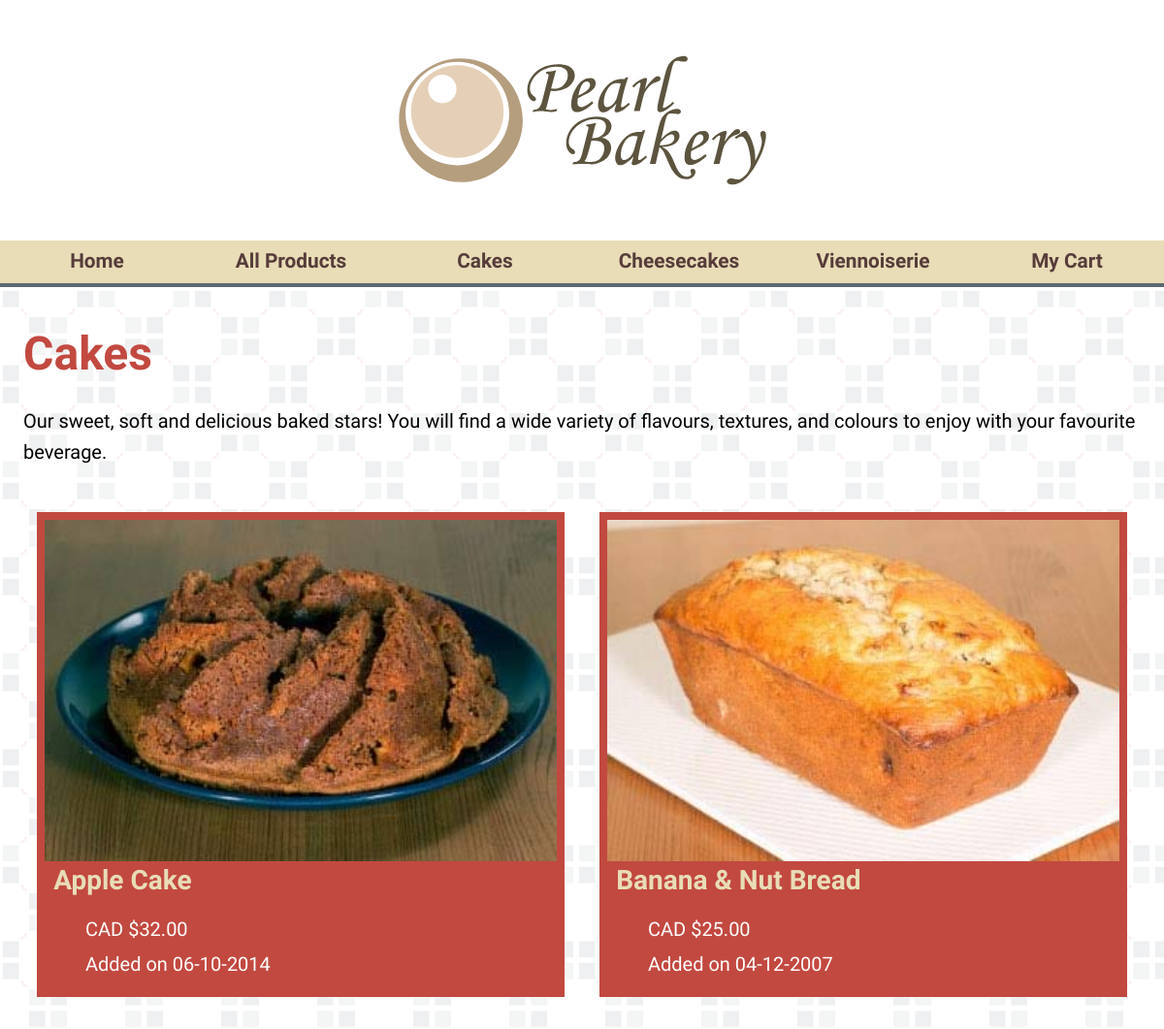
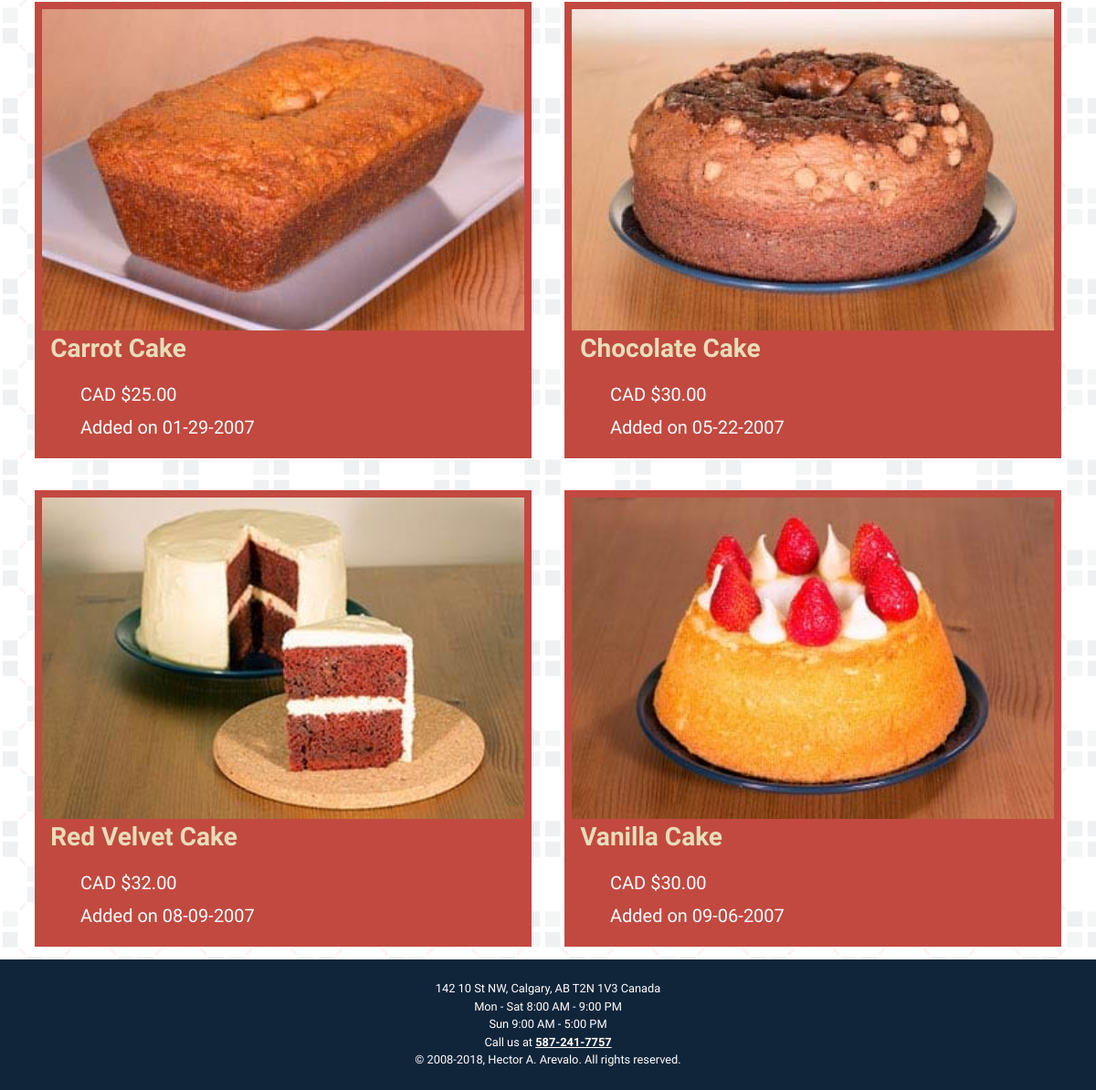
/products.php?category=cake, run on the app's committed database (2 pictures, top to bottom).
### tables this page shows
CREATE TABLE `products` (
  `id` tinyint(4) NOT NULL,
  `category` char(30) NOT NULL,
  `date` datetime NOT NULL,
  `product` char(60) NOT NULL,
  `description` varchar(500) NOT NULL,
  `ingredients` varchar(400) NOT NULL,
  `price` decimal(4,2) NOT NULL,
  `image` char(60) NOT NULL,
  `thumbnail` char(60) NOT NULL,
  `alt` char(140) NOT NULL,
  `size` varchar(100) NOT NULL,
  `servings` varchar(100) NOT NULL
);

### products.php (the view, shortened to what this page needs)
<?php
		if(isset($_GET['sort'])){
			$url=$_GET['sort'];
			$title="Products";
		}else if (isset($_GET['category'])){
			$url=$_GET['category'];
			if($url=="cake"){
				$title="Cakes";
			}else if($url=="cheesecake"){
				$title="Cheesecakes";
			}else if($url=="viennoiserie"){
				$title="Viennoiserie";
			}else{
				header("Location: products.php?sort=name");
			}
		}else{
			header("Location: products.php?sort=name");
		}
	require('includes/header.php');
	$sortParagraph = "<h1>".$title."</h1>
	<p>We offer a variety of baked goods, from delicious cakes to flaky croissants, we have the ideal pastry for special moments or just to satisfy your sweet craving.</p>
	<p>Uncertain of what kind of pastry do you want? Select one of the following sorting options:
		<a href=\"products.php?sort=price\">Price</a>,
		<a href=\"products.php?sort=name\">name</a>, or
		<a href=\"products.php?sort=date\">date added</a>.</p>
<div class=\"grid\">";
if($url=="price"){
			echo $sortParagraph;
			$query = "SELECT id,thumbnail,product,date,price,alt FROM products ORDER BY price ASC";
			$result = mysqli_query($connection,$query);
			if(mysqli_num_rows($result)>0){
				while ($row=mysqli_fetch_array($result)){
					echo '<article><a href="product-detail.php?id='
					.$row['id'].
					'"><img src="images/thumbs/'
					.$row['thumbnail'].
					'" alt="'
					.$row['alt'].
					'"><h2>'
					.$row['product'].
					'</h2></a><ul><li>CAD $'
					.$row['price'].
					'</li><li>Added on '
					.date('m-d-Y',strtotime($row['date'])).
					'</li></ul></article>';}
			}else{
				echo "<p>No products found.</p>";
			}
}else if($url=="cake"){
			echo "<h1>".$title."</h1>";
			echo "<p>Our sweet, soft and delicious baked stars! You will find a wide variety of flavours, textures, and colours to enjoy with your favourite beverage.</p>";
			echo "<div class=\"grid\">";
			$query = "SELECT id,thumbnail,product,date,price,alt FROM products WHERE category='Cake' ORDER BY product ASC";
			$result = mysqli_query($connection,$query);
			if(mysqli_num_rows($result)>0){
				while ($row=mysqli_fetch_array($result)){
					echo '<article><a href="product-detail.php?id='
					.$row['id'].
					'"><img src="images/thumbs/'
					.$row['thumbnail'].
					'" alt="'
					.$row['alt'].
					'"><h2>'
					.$row['product'].
					'</h2></a><ul><li>CAD $'
					.$row['price'].
					'</li><li>Added on '
					.date('m-d-Y',strtotime($row['date'])).
					'</li></ul></article>';}
			}else{
				echo "<p>No products found.</p>";
			}
}else if($url=="cheesecake"){
			echo "<h1>".$title."</h1>";
			echo "<p>A rich and soft cake made with cream and cheese on a cracker crust made with original homemade recipes, it preserves the classic taste of the foot grandmother prepared.</p>";
			echo "<div class=\"grid\">";
			$query = "SELECT id,thumbnail,product,date,price,alt FROM products WHERE category='Cheesecake' ORDER BY product ASC";
			$result = mysqli_query($connection,$query);
			if(mysqli_num_rows($result)>0){
				while ($row=mysqli_fetch_array($result)){
					echo '<article><a href="product-detail.php?id='
					.$row['id'].
					'"><img src="images/thumbs/'
					.$row['thumbnail'].
					'" alt="'
					.$row['alt'].
					'"><h2>'
					.$row['product'].
					'</h2></a><ul><li>CAD $'
					.$row['price'].
					'</li><li>Added on '
					.date('m-d-Y',strtotime($row['date'])).
					'</li></ul></article>';}
			}else{
				echo "<p>No products found.</p>";
			}
}else if($url=="viennoiserie"){
			echo "<h1>".$title."</h1>";
			echo "<p>French pastries made from yeast-leavened dough. Its production resembles that of bread or puff pastries but it results in a richer flavour and sweeter character.</p>";
			echo "<div class=\"grid\">";
			$query = "SELECT id,thumbnail,product,date,price,alt FROM products WHERE category='Viennoiserie' ORDER BY product ASC";
			$result = mysqli_query($connection,$query);
			if(mysqli_num_rows($result)>0){
				while ($row=mysqli_fetch_array($result)){
					echo '<article><a href="product-detail.php?id='
					.$row['id'].
					'"><img src="images/thumbs/'
					.$row['thumbnail'].
					'" alt="'
					.$row['alt'].
					'"><h2>'
					.$row['product'].
					'</h2></a><ul><li>CAD $'
					.$row['price'].
					'</li><li>Added on '
					.date('m-d-Y',strtotime($row['date'])).
					'</li></ul></article>';}
			}else{
				echo "<p>No products were found.</p>";
			}
}else{
	header("Location: products.php?sort=name");
}
echo "</div>";
require('includes/footer.php')
?>

### styles.css (style rules this page uses)
* { box-sizing: border-box; margin: 0 auto; font-family: 'Comfortaa', cursive; }
html, body { height: 100%; }
body { display: flex; flex-direction: column; background-image: url(images/tile-large.gif); }
h1 { font-size: 3rem; color: #c24940; font-family: 'Satisfy', cursive; margin-bottom: 1.6rem; margin-top:2.5rem; }
h2 { font-size: 2rem; line-height: 2rem; margin-bottom: 1.6rem; }
p { font-size: 1.25rem; color: #000; line-height: 2rem; margin-bottom: 2rem; }
a { color: #c24940; font-weight: bold; }
div.grid h2 { font-size: 1.75rem; line-height: 2rem; margin-left: .6rem; margin-bottom: 1.5rem; }
div.grid { display: grid; grid-template-columns: 1fr 1fr 1fr; grid-gap: 2rem; }
div.grid article { background-color: #C24940; margin: .85rem; padding:.5rem; }
div.grid article img { position: static; width: 100%; }
div.grid article a { position: relative; text-decoration: none; color: #e8ddb7; }
div.grid article ul li { list-style-type: none; padding-left:.15rem; margin-bottom: 1rem; font-size: 1.25rem; color: #fff; line-height: 1.25rem; }
@media all and (max-width:1400px) { div.grid, div.product { grid-template-columns: 1fr 1fr; grid-gap: .5rem; } }

### data on the page
products: thumbnail (picture), product "Apple Cake", price "32.00", date "06-10-2014"
products: thumbnail (picture), product "Banana & Nut Bread", price "25.00", date "04-12-2007"
products: thumbnail (picture), product "Carrot Cake", price "25.00", date "01-29-2007"
products: thumbnail (picture), product "Chocolate Cake", price "30.00", date "05-22-2007"
products: thumbnail (picture), product "Red Velvet Cake", price "32.00", date "08-09-2007"
products: thumbnail (picture), product "Vanilla Cake", price "30.00", date "09-06-2007"

### other printed values
$title "Cakes"
